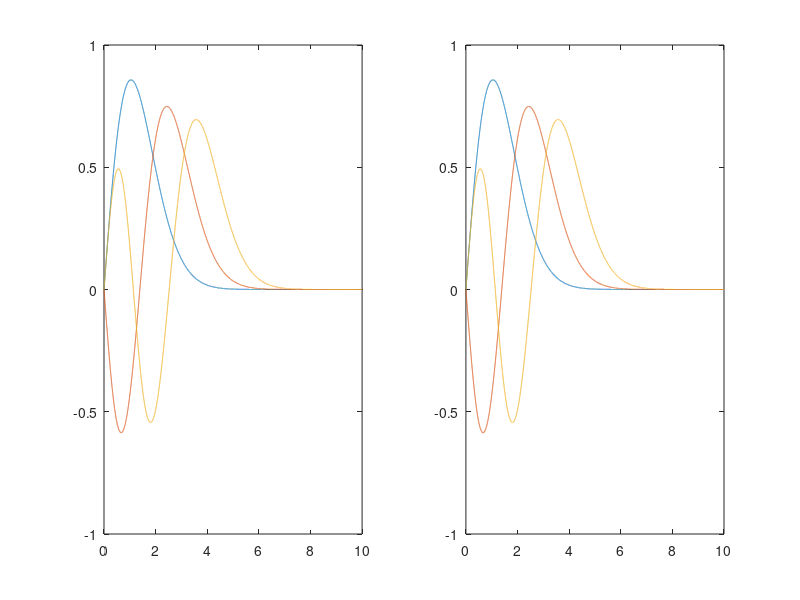
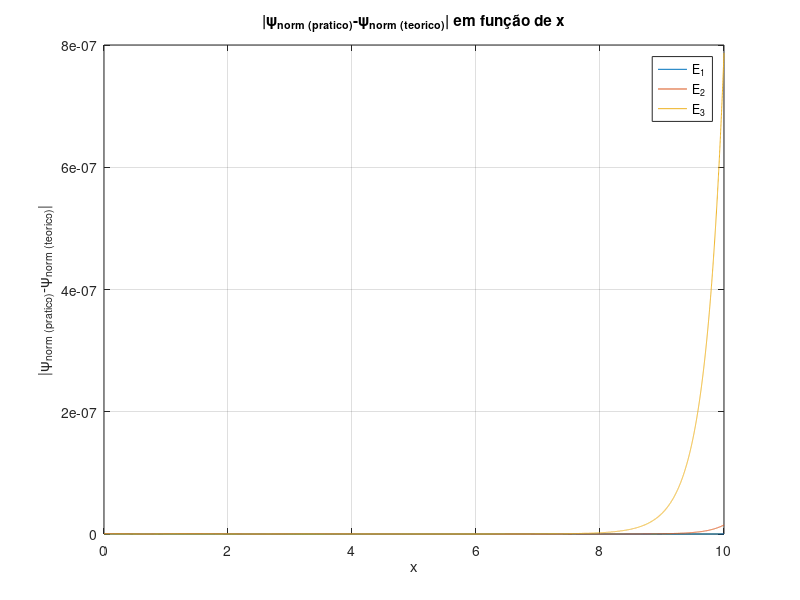

MATLAB code for these plots, in order:
% Fábio Caldas, 80248, P4
% Inês Leite, 98490, P4


clc; clear; close all;

%% Prático
xmax = 10; h = 0.001;
x = 0:h:xmax;
N = length(x);

Nmax = 500; TOL = 1e-9;
B = 0; 
E(1) = 1.7; E(2) = 1.8;

count = 0; EE = zeros(1,3);

%ciclo iterativo para shooting
for j = [1.8 3.1 4.0]
    count = count + 1;
    E = [j  j+0.1];
    for is = 1:Nmax

        g(2:N) = -2.*(x(2:N) - E(is));  
        C1 = (1+h^2/12.*g);  C2 = (1-5*h^2/12.*g);

        PSI = zeros(1,N);
        PSI(N) = 0; PSI(N-1) = h;

        % Método Numerov regressivo
        for k = N-1:-1:2
            PSI(k-1) = C1(k-1)^(-1)*(2*C2(k)*PSI(k) - C1(k+1)*PSI(k+1));
        end
        %

        PF(is) = PSI(1);

        if is>1
           %shooting 
            declive = (PF(is)-PF(is-1))/(E(is)-E(is-1));

            if declive == 0
                break
            end

            E(is+1) = E(is) + (B-PF(is))/declive;

            if(abs(E(is)-E(is+1)) <= TOL)
                break
            end
            %

        end
    end
    EE(count) = E(end);
    Cn = sqrt(trapz(x,PSI.^2));
    PSIn_pratico(count,:) = PSI./Cn;
end

%% Teórico
% energias
xx = -10:h:10;
N = length(xx);

ai = airy(xx);

counter = 0;
for k = N:-1:2
    if ai(k)*ai(k-1)<=0
       counter = counter+1;
        an(counter) = interp1(ai(k-1:k),xx(k-1:k),0,'linear');
    end
    if counter == 3
        break
    end
end
En = -2^(-1/3)*an; %Valores Próprios Energias 

% função

x = 0:h:10;
for n = 1:3
    PSI_teorico = airy((2^(1/3).*(x-En(n))));
    Cnorma(n) = sqrt(trapz(x,PSI_teorico.^2));
    PSIn_teorico(n,:)= PSI_teorico./Cnorma(n);
end

subplot(1,2,1);plot(x,PSIn_pratico)
subplot(1,2,2);plot(x,PSIn_teorico)

figure(2)
plot(x,abs(PSIn_pratico-PSIn_teorico))
title('|\psi_{norm (pratico)}-\psi_{norm (teorico)}| em função de x')
xlabel('x');ylabel('|\psi_{norm (pratico)}-\psi_{norm (teorico)}|')
grid on; legend('E_1','E_2','E_3');
